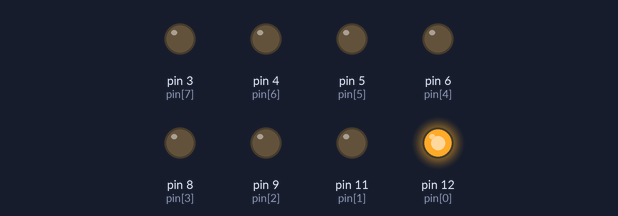
The sketch below on a simulated Arduino Uno, built with avr-gcc and run on an emulated ATmega328P. On the bench: output pins drawn as LEDs (lit = HIGH).

Above: at 0.2 s.
At 1.2 s:
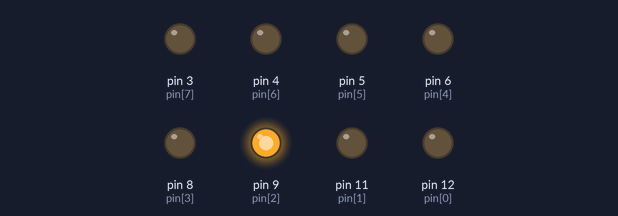
At 1.7 s:
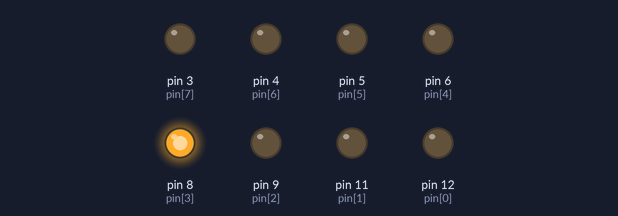
At 2.2 s:
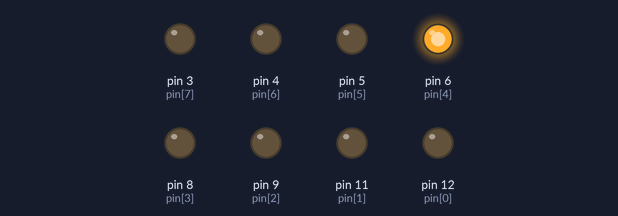
At 3.2 s:
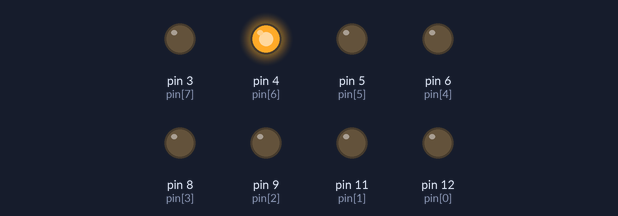
At 4.7 s:
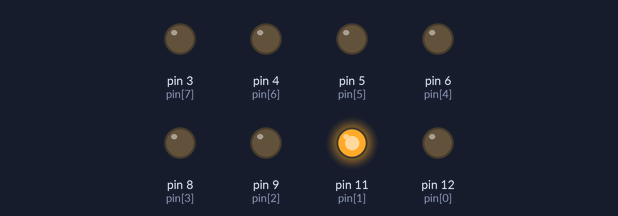
Timing chart, 0 to 5.2 s (numbered marks = the images above):
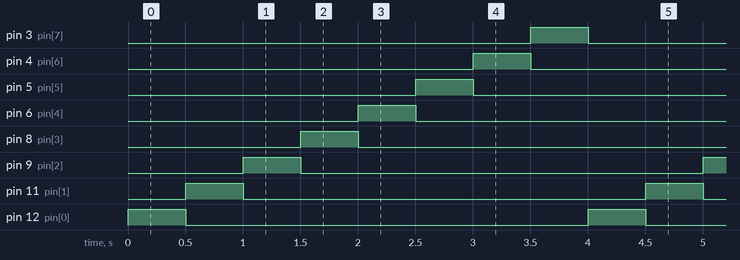

Measured:
- by itself, pin 3 (pin[7]), pin 4 (pin[6]), pin 5 (pin[5]), pin 6 (pin[4]), pin 8 (pin[3]), pin 9 (pin[2]), pin 11 (pin[1]), pin 12 (pin[0]): alternates HIGH for 0.50 s and LOW for 3.5 s
- by itself, everything shown: repeats every 4.0 s, in 9 steps

The sketch:

larikled.ino
```cpp
// Contoh penggunaan for
//    untuk menghidupkan LED dari ujung kiri
//    ke kanan

int pin[] = {12, 11, 9, 8, 6, 5, 4, 3};

void setup()
{
  Serial.begin(9600);

  for (int indeks = 0; indeks < 8; indeks++)
  {
    pinMode(pin[indeks], OUTPUT);
    digitalWrite(pin[indeks], LOW);
  }
}

void loop()
{
  for (int indeks = 0; indeks < 8; indeks++)
  {
    digitalWrite(pin[indeks], HIGH);
    delay(500);
    digitalWrite(pin[indeks], LOW);
  }
}
```
